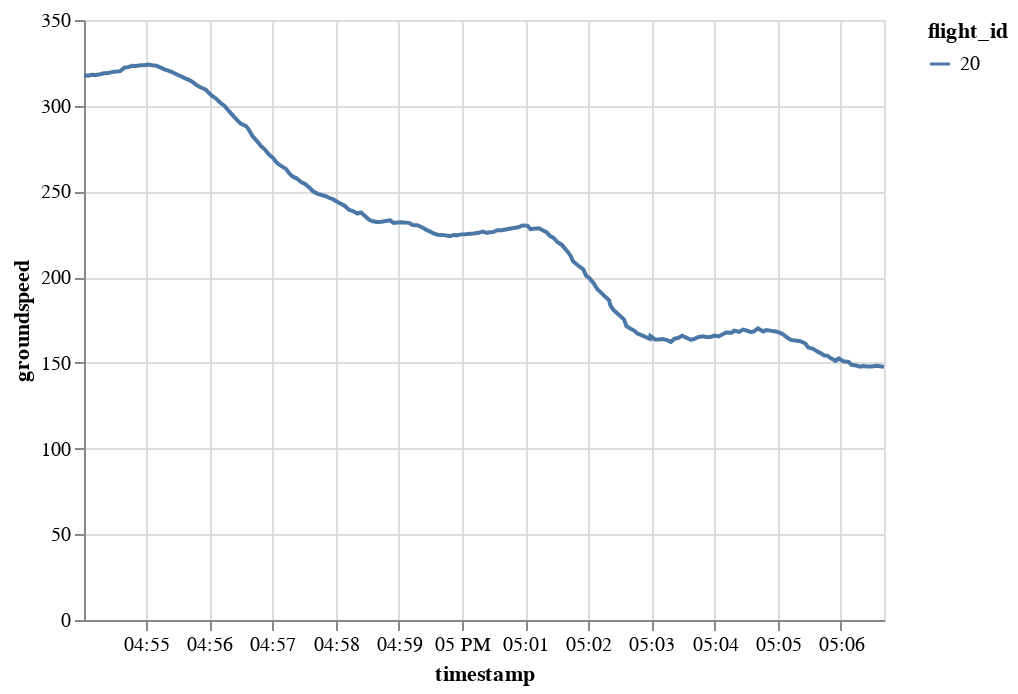

The code cell stored with this chart in its notebook:
### Code cell
generated.chart().encode(alt.Y("groundspeed"), alt.X("timestamp"), alt.Color("flight_id"))

### Figure 1 — Vega-Lite specification as saved in the notebook (floating-point values rounded to 4 significant figures; data arrays with more than 128 entries replaced by an {"elided": "..."} marker saying what was removed)
{"config": {"view": {"continuousWidth": 400, "continuousHeight": 300}}, "data": {"name": "data-500e9367d2001936cf9f0084e779706c"}, "mark": "line", "encoding": {"color": {"type": "nominal", "field": "flight_id"}, "x": {"type": "temporal", "field": "timestamp"}, "y": {"type": "quantitative", "field": "groundspeed"}}, "$schema": "https://vega.github.io/schema/vega-lite/v4.8.1.json", "datasets": {"data-500e9367d2001936cf9f0084e779706c": {"elided": "200 records"}}}
